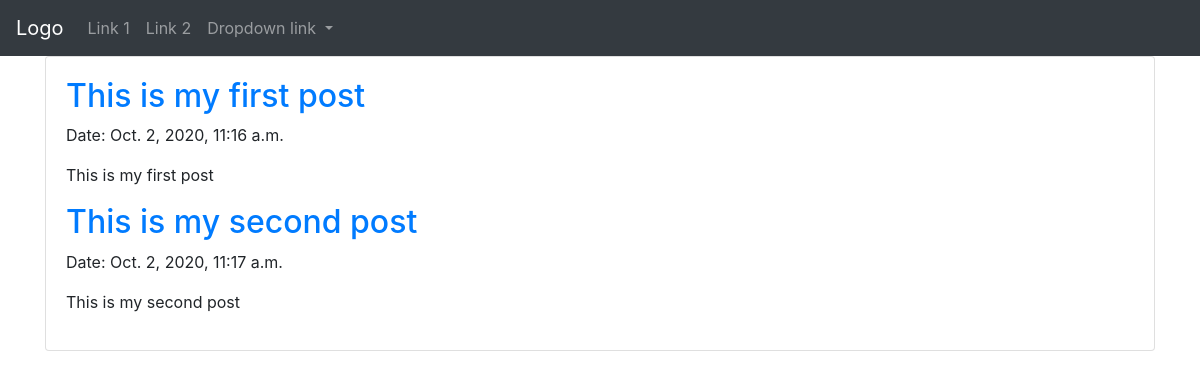
The page / on the database its author committed.
### Post/models.py (models this page shows, shortened)
class Post(models.Model):
    title = models.CharField(max_length=255)
    body = models.TextField()
    created_at = models.DateTimeField(auto_now_add=True)

### Post/views.py (the view)
# urls.py: path('', PostListView.as_view(), name='posts'),
class PostListView(ListView):
    model = Post
    template_name = "posts.html"

### templates/posts.html (shortened to what this page needs)
{% extends "base.html" %}
{% block content %}
<div class="card">
    <div class="card-body">
        {% for post in object_list %}
        <h2><a href="{% url 'post' post.pk %}">{{ post.title }}</a></h2>
        <p>Date: {{ post.created_at }}</p>
        <p>{{ post.body }}</p>
        {% endfor %}
    </div>
</div>
{% endblock %}

### rows shown on the page
Post: title "This is my first post", created_at "Oct. 2, 2020, 11:16 a.m.", body "This is my first post"
Post: title "This is my second post", created_at "Oct. 2, 2020, 11:17 a.m.", body "This is my second post"
